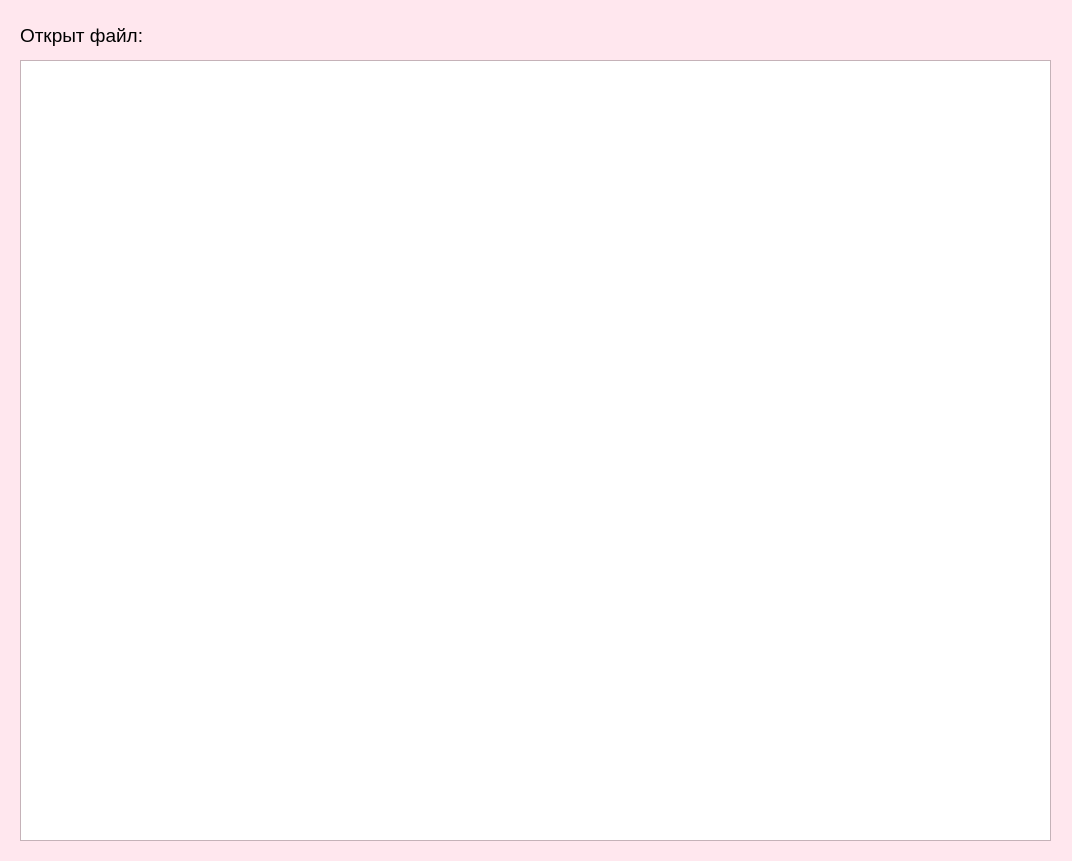
<?xml version="1.0" encoding="UTF-8"?>
<ui version="4.0">
 <class>Form</class>
 <widget class="QWidget" name="Form">
  <property name="geometry">
   <rect>
    <x>0</x>
    <y>0</y>
    <width>1072</width>
    <height>861</height>
   </rect>
  </property>
  <property name="palette">
   <palette>
    <active>
     <colorrole role="Base">
      <brush brushstyle="SolidPattern">
       <color alpha="255">
        <red>255</red>
        <green>255</green>
        <blue>255</blue>
       </color>
      </brush>
     </colorrole>
     <colorrole role="Window">
      <brush brushstyle="SolidPattern">
       <color alpha="255">
        <red>255</red>
        <green>231</green>
        <blue>238</blue>
       </color>
      </brush>
     </colorrole>
    </active>
    <inactive>
     <colorrole role="Base">
      <brush brushstyle="SolidPattern">
       <color alpha="255">
        <red>255</red>
        <green>255</green>
        <blue>255</blue>
       </color>
      </brush>
     </colorrole>
     <colorrole role="Window">
      <brush brushstyle="SolidPattern">
       <color alpha="255">
        <red>255</red>
        <green>231</green>
        <blue>238</blue>
       </color>
      </brush>
     </colorrole>
    </inactive>
    <disabled>
     <colorrole role="Base">
      <brush brushstyle="SolidPattern">
       <color alpha="255">
        <red>255</red>
        <green>231</green>
        <blue>238</blue>
       </color>
      </brush>
     </colorrole>
     <colorrole role="Window">
      <brush brushstyle="SolidPattern">
       <color alpha="255">
        <red>255</red>
        <green>231</green>
        <blue>238</blue>
       </color>
      </brush>
     </colorrole>
    </disabled>
   </palette>
  </property>
  <property name="windowTitle">
   <string>Screen_3</string>
  </property>
  <widget class="QLabel" name="label">
   <property name="geometry">
    <rect>
     <x>20</x>
     <y>20</y>
     <width>131</width>
     <height>31</height>
    </rect>
   </property>
   <property name="font">
    <font>
     <pointsize>14</pointsize>
    </font>
   </property>
   <property name="text">
    <string>Открыт файл: </string>
   </property>
  </widget>
  <widget class="QTextEdit" name="textEdit">
   <property name="geometry">
    <rect>
     <x>20</x>
     <y>60</y>
     <width>1031</width>
     <height>781</height>
    </rect>
   </property>
   <property name="font">
    <font>
     <pointsize>10</pointsize>
    </font>
   </property>
   <property name="html">
    <string>&lt;!DOCTYPE HTML PUBLIC &quot;-//W3C//DTD HTML 4.0//EN&quot; &quot;http://www.w3.org/TR/REC-html40/strict.dtd&quot;&gt;
&lt;html&gt;&lt;head&gt;&lt;meta name=&quot;qrichtext&quot; content=&quot;1&quot; /&gt;&lt;style type=&quot;text/css&quot;&gt;
p, li { white-space: pre-wrap; }
&lt;/style&gt;&lt;/head&gt;&lt;body style=&quot; font-family:'MS Shell Dlg 2'; font-size:10pt; font-weight:400; font-style:normal;&quot;&gt;
&lt;p style=&quot;-qt-paragraph-type:empty; margin-top:0px; margin-bottom:0px; margin-left:0px; margin-right:0px; -qt-block-indent:0; text-indent:0px; font-size:12pt;&quot;&gt;&lt;br /&gt;&lt;/p&gt;&lt;/body&gt;&lt;/html&gt;</string>
   </property>
  </widget>
  <widget class="QLabel" name="label_2">
   <property name="geometry">
    <rect>
     <x>160</x>
     <y>20</y>
     <width>891</width>
     <height>31</height>
    </rect>
   </property>
   <property name="font">
    <font>
     <pointsize>14</pointsize>
    </font>
   </property>
   <property name="text">
    <string/>
   </property>
  </widget>
 </widget>
 <resources/>
 <connections/>
</ui>
